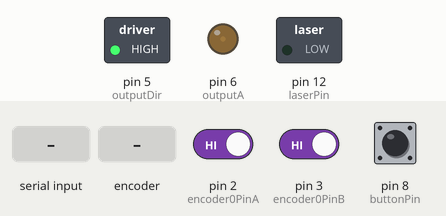
The sketch below on a simulated Arduino Uno, built with avr-gcc and run on an emulated ATmega328P. On the bench: switched loads named in the sketch (green lamp = pin HIGH), output pins drawn as LEDs (lit = HIGH). The test bench sets the inputs (shaded band); at power-on: pin 8 (buttonPin) LOW, pin 2 (encoder0PinA) HIGH, pin 3 (encoder0PinB) HIGH. What the sketch prints to the serial monitor is not drawn.

Above: at 1.2 s.
1.3 s: pin 8 (buttonPin) pulled HIGH for 0.15 s
At 2.5 s:
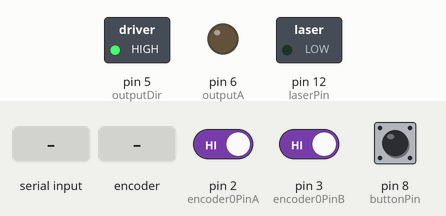
2.9 s: "90,45\n" received over Serial
At 3.6 s:
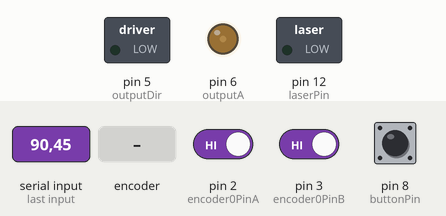
5.3 s: rotary encoder on pin 2 (encoder0PinA) / pin 3 (encoder0PinB) turned 1 step (first pin leading)
8.5 s: "200\n" received over Serial
11.5 s: pin 8 (buttonPin) pulled HIGH for 1 s
At 11.9 s:
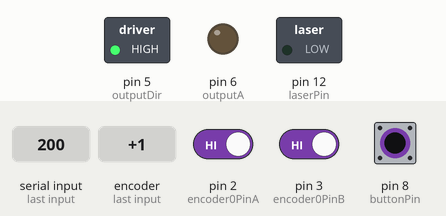
14.0 s: "30,150\n" received over Serial
At 15.0 s:
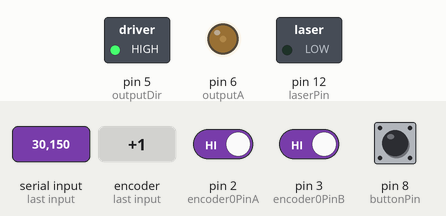
Timing chart, 0 to 16.5 s (numbered marks = the images above; inputs shaded):
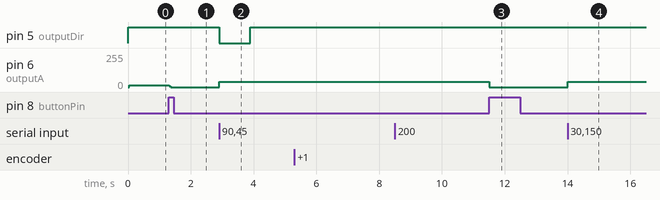

The sketch:

ilrud.ino
```cpp
#define outputA 6
#define outputDir 5
#define buttonPin 8
#define laserPin 12
#define encoder0PinA 2
#define encoder0PinB 3
#define baseencoder0Pos 1000
#define RELATIVE 0
#define ABSOLUTE 1

//PID consts
int count = 0;
long last_millis;
long dt = 0;
double diff;
double last_delta;
double Int = 0;


double ratio = 5.825;
volatile int encoder0Pos = baseencoder0Pos;
volatile int encoder0PinALast = LOW;
volatile int n = LOW;
int vel =0;
int valNew = 0;
int valOld = 0;
volatile int m = LOW;
int angle = 0;
int delta = 0;
bool stop = true;
bool clockwise = true;
//bool clockwise = false;
int maxx = angle;
int minn = -angle;
int buttonState = 0;
int max_vel = 100;
int min_vel = 40;
double prop = 1;
double derv = 1;
bool last_dir = clockwise;
int backlash = 7;
bool dironpush = clockwise;
bool lahutz = false;
bool startup = true;

int absmax = 90*ratio;
int absmin = -1;

int last_laser_on = 0;
int laser_on = 0;
int rORa = 0;

void CountA()
{
  n = digitalRead(encoder0PinA);
  if ((encoder0PinALast == LOW) && (n == HIGH)) {
    if (m == LOW) {                                 // m == direction
      encoder0Pos--;
    }
    else {
      encoder0Pos++;
    }
  }
}
void StateB()
{
  m = digitalRead(encoder0PinB);
}

int stopp()
{
    //Serial.print("stop!");
    digitalWrite(outputA, LOW);   // turn the motor off
    stop = true;
    //digitalWrite(outputA, HIGH);   // turn the motor off
    //stop = false;
    return 0;
}
int change_laser(int laser_on)
{
    digitalWrite(laserPin, laser_on);
}
void setup()
{
  //attach to pins
  pinMode (encoder0PinA,INPUT);
  pinMode (encoder0PinB,INPUT);
  pinMode(outputA,OUTPUT);
  pinMode(outputDir,OUTPUT);
  pinMode(buttonPin,INPUT);
  pinMode(laserPin,OUTPUT);
  Serial.begin (2000000);

  attachInterrupt(1, CountA, CHANGE);
  attachInterrupt(0, StateB, FALLING);

}

void loop()
{
        //digitalWrite(outputA, HIGH);
        //digitalWrite(outputDir, HIGH);   // turn the motor dir
       //Serial.print("encoder= ");
       //Serial.print(encoder0Pos);

       if (Serial.available() > 0) {
        //Serial.print("avialable");
        //startangle = encoder0Pos;
        angle = Serial.parseInt();

        startup = false;
        angle *= ratio;
        rORa = RELATIVE;
        stop = false;
        //Serial.println(" angle = ");
        //Serial.println(angle);
     /*
       if (Serial.available() > 1) {
        stop = false;
        //startup = false;
        int angle1 = (int)Serial.read();
        int angle2 = (int)Serial.read();
        //there's an option for resolution improvement
        int raw_angle = angle1*256 + angle2;
        angle = (raw_angle)%4096 - 2048;
        //bit #13 is whether the laser on - 0 for off, 1 for on
        laser_on = ((raw_angle/4096))%2;
        //bit #14 is 0 for relative move and 1 for absoolute move
        rORa = (raw_angle/8192)%2;
       */
          if(rORa == RELATIVE)
          {
          clockwise = true;
          if (angle < 0) {
            clockwise = false;
            angle = -angle;
          }
          //Serial.print("clockwise = ");
          //Serial.println(clockwise);

          if(last_dir != clockwise)
          {
            angle += backlash;
          }
          maxx = encoder0Pos + angle;
          minn = encoder0Pos - angle;
          }
          else // absolute
          {
            //Serial.print("abs");
            if (angle < encoder0Pos)
            {
              clockwise = false;
            }
            else
            {
              clockwise = true;
            }
            maxx = angle;
            minn = angle;
          }
          //Serial.print(" angle = ");
          //Serial.println(angle);
          //Serial.print("clockwise = ");
          //Serial.println(clockwise);

    }
    last_millis = millis();
    Int = 0;

    if(startup)
    {
    clockwise = true;
    minn = -10000;
    maxx = 10000;
    vel = min_vel;
    stop = false;
    }
    else
    {
    if(encoder0Pos < maxx && clockwise)
    {
       delta = maxx - encoder0Pos;
    }
    if(encoder0Pos > minn && !clockwise)
    {
       delta = encoder0Pos - minn;
    }

    count++;
    count %= 10000;
    long millis_now = millis();
    if(count%100  == 5)
    {
      dt = (millis_now - last_millis);
      diff =  1000*(delta - last_delta)/dt;
      Int += delta*dt;
      last_delta = delta;
      last_millis = millis();
    Serial.print("delta");
    Serial.print(delta);
    Serial.print("diff");
    Serial.print(diff);
    }

    vel = (prop*delta+derv*diff) + min_vel;
    vel = min_vel;
    }
    if(clockwise && !stop)
    {
    //Serial.println("A");
    analogWrite(outputA, vel);   // turn the motor dir
    digitalWrite(outputDir, HIGH);   // turn the motor dir
    }
    // move unclockwise
    if(!clockwise && !stop)
    {
    //Serial.println("B");
    analogWrite(outputA, vel);
    digitalWrite(outputDir, LOW);   // turn the motor dir
    }

    //check for the button
    buttonState = digitalRead(buttonPin);
    //Serial.print("buttonState ");
    //Serial.print(buttonState);
    if (buttonState == HIGH) {
    encoder0Pos = 0;
    startup = 0;
    lahutz = true;
    }
    else
    {
      lahutz = false;
    }
    last_dir = clockwise;
    encoder0PinALast = n;
    valNew = encoder0Pos;

    //STOPS!

    if(abs(diff) < 1 && (delta < 3))
    {
      //Serial.print("DIFFF ");
      //Serial.println(diff);
      //Serial.print("errrrror ");
      //Serial.println(encoder0Pos - goal);
      stopp();
    }
    if (valNew != valOld) {

    // if I got to the right place
    //if((encoder0Pos > maxx && !clockwise) || (encoder0Pos < minn && clockwise ))
    //{
      //Serial.print("1youve got to the right place!");
    //  stopp();
    //}
    //  valOld = valNew;
    }


    if((encoder0Pos > absmax && !clockwise && !startup) || (encoder0Pos < absmin && clockwise && !startup))
    {
      //Serial.print("encoder = ");
      //Serial.println(encoder0Pos);
      //Serial.print("absMax = ");
      //Serial.println(absmax);
      //Serial.print("absMin = ");
      //Serial.println(absmin);
      //Serial.print("clockwise=");
      //Serial.print(clockwise);
      //Serial.print("2youve got to the right place!");
      stopp();
    }

    if(clockwise && lahutz)
    {
      //Serial.print("this is illegitimate dir");
      stopp();
    }
    change_laser(laser_on);
}
```

Measured:
- after the input at 1.3 s, pin 6 (outputA): 13/255 → 0/255 at once
- after the input at 2.9 s, pin 5 (outputDir): HIGH → LOW at once, → HIGH 1.0 s later; pin 6 (outputA): 0/255 → 40/255 at once
- after the input at 5.3 s, every drawn part: stays the same
- after the input at 8.5 s, every drawn part: stays the same
- after the input at 11.5 s, pin 6 (outputA): 40/255 → 0/255 at once
- after the input at 14.0 s, pin 6 (outputA): 0/255 → 40/255 at once
